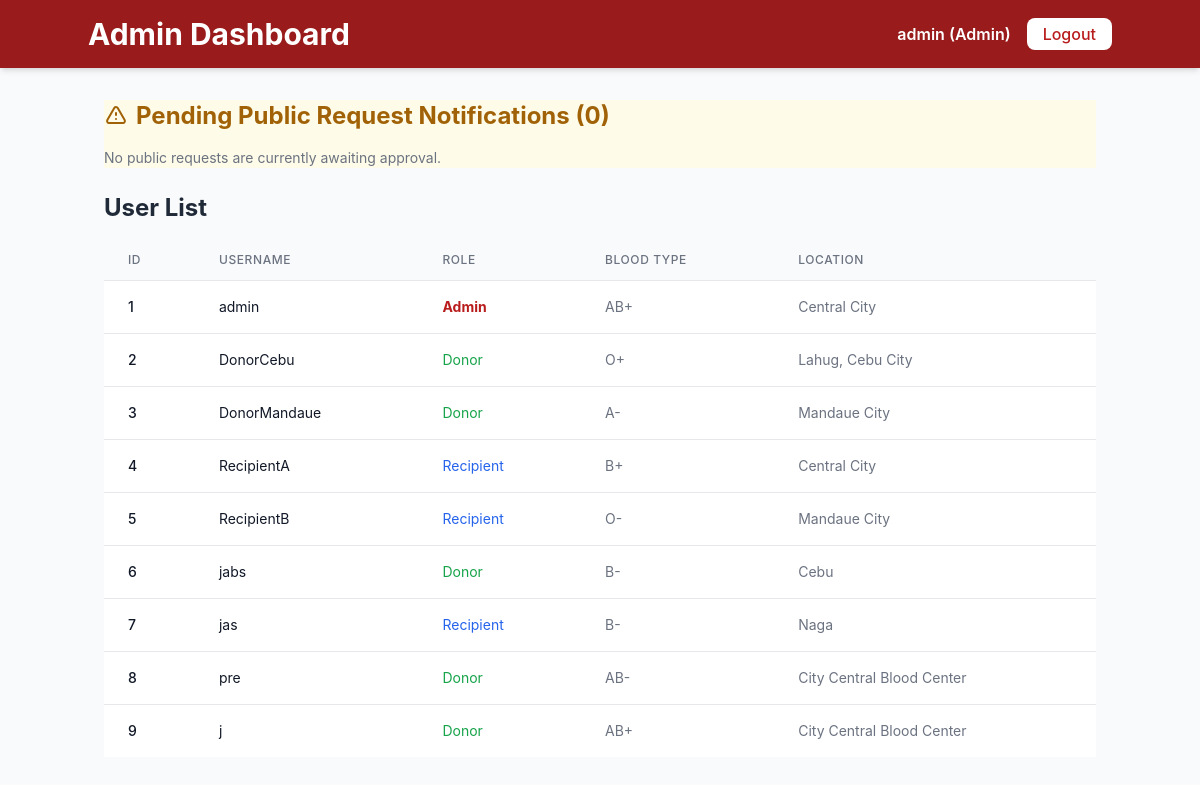
The page /dashboard (signed in) on the database as committed earlier.
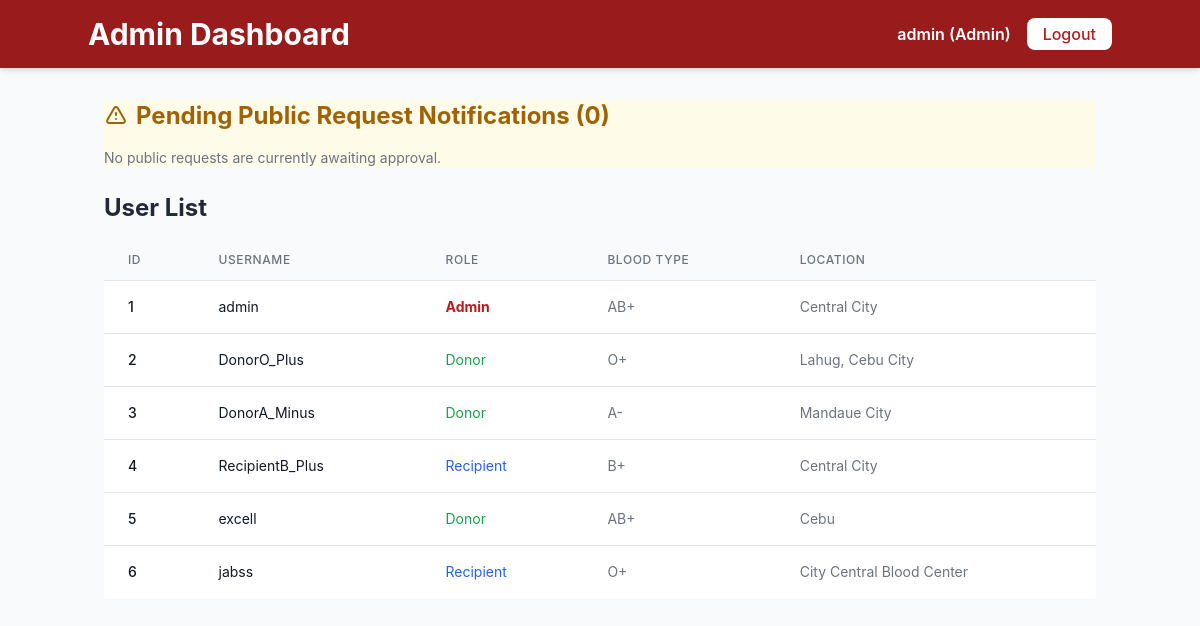
The same page on the database as committed later.
### tables this page shows
CREATE TABLE users (
            id INTEGER PRIMARY KEY AUTOINCREMENT,
            username TEXT UNIQUE NOT NULL,
            password TEXT NOT NULL,
            blood_type TEXT NOT NULL,
            location TEXT NOT NULL,
            role TEXT NOT NULL CHECK (role IN ('donor', 'recipient', 'admin'))
        );

### app.py (the view)
@app.route('/dashboard')
def dashboard():
    user = get_current_user()
    if not user:
        flash('Please log in to view your dashboard.', 'warning')
        return redirect(url_for('auth_page'))
    if user['role'] == 'donor':
        return render_donor_dashboard(user)
    elif user['role'] == 'recipient':
        return redirect(url_for('search_donors'))
    elif user['role'] == 'admin':
        return render_admin_dashboard(user)
    else:
        flash('Unknown user role.', 'error')
        return redirect(url_for('logout'))

### app.py (called while the page is built)
def get_db():
    db = getattr(g, '_database', None)
    if db is None:
        db = g._database = sqlite3.connect(DATABASE)
        db.row_factory = sqlite3.Row
    return db

@app.teardown_appcontext
def close_connection(exception):
    db = getattr(g, '_database', None)
    if db is not None:
        db.close()

def query_db(query, args=(), one=False):
    cur = get_db().execute(query, args)
    rv = cur.fetchall()
    cur.close()
    return (rv[0] if rv else None) if one else rv

def get_user(user_id):
    if user_id is None:
        return None
    return query_db('SELECT * FROM users WHERE id = ?', (user_id,), one=True)

def get_current_user():
    return get_user(session.get('user_id'))

def render_admin_dashboard(user):
    pending_requests = query_db(
        """
        SELECT r.*, u.username as requester_username
        FROM requests r
        JOIN users u ON r.requester_id = u.id
        WHERE r.status = 'Pending'
        ORDER BY r.id ASC
        """
    )
    all_users = query_db('SELECT id, username, role, blood_type, location FROM users ORDER BY id ASC')
    return render_template('admin_dashboard.html',
                           user=user,
                           pending_requests=pending_requests,  # Admin's notifications
                           all_users=all_users)

### templates/admin_dashboard.html (shortened to what this page needs)
<!DOCTYPE html>
<html lang="en">
<head>
    <script src="https://cdn.tailwindcss.com"></script>
</head>
<body>
    <div class="min-h-screen bg-gray-50">
        <header class="bg-red-800 text-white p-4 shadow-md">
            <div class="container mx-auto flex justify-between items-center">
                <h1 class="text-3xl font-bold">Admin Dashboard</h1>
                <div class="flex items-center space-x-4">
                    <span class="font-semibold">{{ user.username }} (Admin)</span>
                    <a href="{{ url_for('logout') }}" class="bg-white text-red-700 font-medium py-1 px-4 rounded-lg hover:bg-red-100 transition">Logout</a>
                </div>
            </div>
        </header>
        <main class="container mx-auto p-4 grid grid-cols-1 lg:grid-cols-3 gap-6">
            <div class="lg:col-span-3 card bg-yellow-50 border-yellow-200">
                <h2 class="text-2xl font-bold text-yellow-700 mb-4 flex items-center">
                    Pending Public Request Notifications ({{ pending_requests|length }})
                </h2>
                {% if pending_requests %}
                    <div class="space-y-4">
                        {% for req in pending_requests %}
                            <div class="p-4 bg-white rounded-lg shadow-md border-l-4 border-yellow-500">
                                <p class="font-semibold text-gray-900">Requester: {{ req.requester_username }}</p>
                                <p class="text-sm text-gray-600">
                                    Needs <span class="font-bold text-red-600">{{ req.blood_type_needed }}</span> at {{ req.location_needed }}
                                </p>
                                <p class="text-xs text-gray-500 italic mt-2">Details: {{ req.details }} | Contact: {{ req.contact_info }}</p>
                                <div class="mt-3 space-x-2">
                                    <form action="{{ url_for('admin_approve_request', request_id=req.id) }}" method="POST" class="inline">
                                        <button type="submit" class="bg-green-600 text-white text-sm py-1 px-3 rounded-md hover:bg-green-700 transition">Approve</button>
                                    </form>
                                    <form action="{{ url_for('admin_decline_request', request_id=req.id) }}" method="POST" class="inline">
                                        <button type="submit" class="bg-red-600 text-white text-sm py-1 px-3 rounded-md hover:bg-red-700 transition">Decline</button>
                                    </form>
                                </div>
                            </div>
                        {% endfor %}
                    </div>
                {% else %}
                    <p class="text-gray-500 text-sm">No public requests are currently awaiting approval.</p>
                {% endif %}
            </div>
            <div class="lg:col-span-3 card">
                <h2 class="text-2xl font-bold text-gray-800 mb-4">User List</h2>
                <div class="overflow-x-auto">
                    <table class="min-w-full divide-y divide-gray-200">
                        <thead class="bg-gray-50">
                            <tr>
                                <th class="px-6 py-3 text-left text-xs font-medium text-gray-500 uppercase tracking-wider">ID</th>
                                <th class="px-6 py-3 text-left text-xs font-medium text-gray-500 uppercase tracking-wider">Username</th>
                                <th class="px-6 py-3 text-left text-xs font-medium text-gray-500 uppercase tracking-wider">Role</th>
                                <th class="px-6 py-3 text-left text-xs font-medium text-gray-500 uppercase tracking-wider">Blood Type</th>
                                <th class="px-6 py-3 text-left text-xs font-medium text-gray-500 uppercase tracking-wider">Location</th>
                            </tr>
                        </thead>
                        <tbody class="bg-white divide-y divide-gray-200">
                            {% for u in all_users %}
                                <tr>
                                    <td class="px-6 py-4 whitespace-nowrap text-sm font-medium text-gray-900">{{ u.id }}</td>
                                    <td class="px-6 py-4 whitespace-nowrap text-sm text-gray-900">{{ u.username }}</td>
                                    <td class="px-6 py-4 whitespace-nowrap text-sm {{ 'text-red-700 font-bold' if u.role == 'admin' else 'text-green-600' if u.role == 'donor' else 'text-blue-600' }}">
                                        {{ u.role|capitalize }}
                                    </td>
                                    <td class="px-6 py-4 whitespace-nowrap text-sm text-gray-500">{{ u.blood_type }}</td>
                                    <td class="px-6 py-4 whitespace-nowrap text-sm text-gray-500">{{ u.location }}</td>
                                </tr>
                            {% endfor %}
                        </tbody>
                    </table>
                </div>
            </div>
        </main>
    </div>
</body>
</html>

### templates/admin_dashboard.html (style rules this page uses)
body { font-family: 'Inter', sans-serif; background-color: #f7f7f7; }
.card { @apply bg-white p-6 rounded-xl shadow-lg border border-gray-100; }

Rows that differ between the two databases and show on the page:
removed users: id "7", username "jas", role "Recipient", blood_type "B-", location "Naga"
removed users: id "8", username "pre", role "Donor", blood_type "AB-", location "City Central Blood Center"
removed users: id "9", username "j", role "Donor", blood_type "AB+", location "City Central Blood Center"
changed users "Lahug, Cebu City": username "DonorCebu" → "DonorO_Plus"
changed users "Mandaue City": username "DonorMandaue" → "DonorA_Minus"
changed users id 4: username "RecipientA" → "RecipientB_Plus"
changed users id 5: username "RecipientB" → "excell"; role "Recipient" → "Donor"; blood_type "O-" → "AB+"; location "Mandaue City" → "Cebu"
changed users id 6: username "jabs" → "jabss"; role "Donor" → "Recipient"; blood_type "B-" → "O+"; location "Cebu" → "City Central Blood Center"
